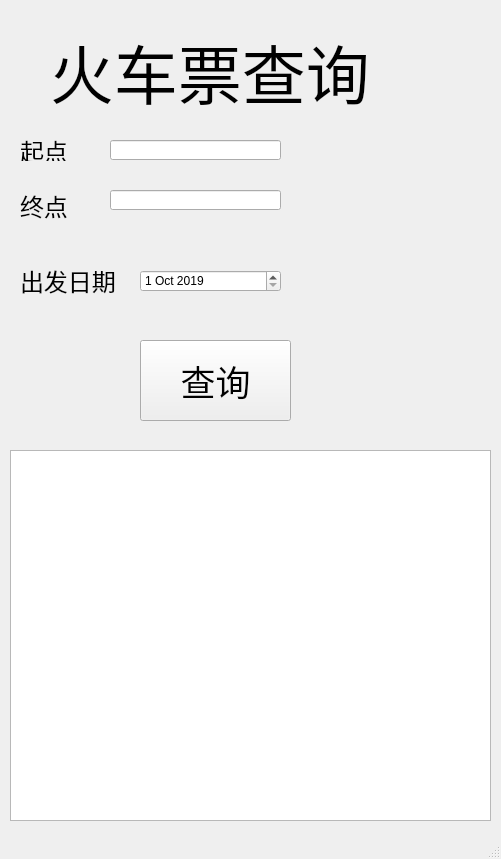
<?xml version="1.0" encoding="UTF-8"?>
<ui version="4.0">
 <class>MainWindow</class>
 <widget class="QMainWindow" name="MainWindow">
  <property name="geometry">
   <rect>
    <x>0</x>
    <y>0</y>
    <width>501</width>
    <height>859</height>
   </rect>
  </property>
  <property name="windowTitle">
   <string>MainWindow</string>
  </property>
  <property name="statusTip">
   <string>OK</string>
  </property>
  <widget class="QWidget" name="centralwidget">
   <widget class="QLabel" name="label">
    <property name="geometry">
     <rect>
      <x>50</x>
      <y>20</y>
      <width>341</width>
      <height>101</height>
     </rect>
    </property>
    <property name="font">
     <font>
      <family>华文隶书</family>
      <pointsize>48</pointsize>
     </font>
    </property>
    <property name="cursor">
     <cursorShape>CrossCursor</cursorShape>
    </property>
    <property name="text">
     <string>火车票查询</string>
    </property>
   </widget>
   <widget class="QLabel" name="label_2">
    <property name="geometry">
     <rect>
      <x>20</x>
      <y>140</y>
      <width>51</width>
      <height>21</height>
     </rect>
    </property>
    <property name="font">
     <font>
      <family>华文细黑</family>
      <pointsize>18</pointsize>
     </font>
    </property>
    <property name="text">
     <string>起点</string>
    </property>
   </widget>
   <widget class="QLineEdit" name="lineEdit">
    <property name="geometry">
     <rect>
      <x>110</x>
      <y>140</y>
      <width>171</width>
      <height>20</height>
     </rect>
    </property>
   </widget>
   <widget class="QLabel" name="label_3">
    <property name="geometry">
     <rect>
      <x>20</x>
      <y>190</y>
      <width>51</width>
      <height>31</height>
     </rect>
    </property>
    <property name="font">
     <font>
      <family>华文细黑</family>
      <pointsize>18</pointsize>
     </font>
    </property>
    <property name="text">
     <string>终点</string>
    </property>
   </widget>
   <widget class="QLineEdit" name="lineEdit_2">
    <property name="geometry">
     <rect>
      <x>110</x>
      <y>190</y>
      <width>171</width>
      <height>20</height>
     </rect>
    </property>
   </widget>
   <widget class="QLabel" name="label_4">
    <property name="geometry">
     <rect>
      <x>20</x>
      <y>260</y>
      <width>101</width>
      <height>41</height>
     </rect>
    </property>
    <property name="font">
     <font>
      <family>华文细黑</family>
      <pointsize>18</pointsize>
     </font>
    </property>
    <property name="text">
     <string>出发日期</string>
    </property>
   </widget>
   <widget class="QDateEdit" name="dateEdit">
    <property name="geometry">
     <rect>
      <x>140</x>
      <y>270</y>
      <width>141</width>
      <height>22</height>
     </rect>
    </property>
    <property name="dateTime">
     <datetime>
      <hour>0</hour>
      <minute>0</minute>
      <second>0</second>
      <year>2019</year>
      <month>10</month>
      <day>1</day>
     </datetime>
    </property>
   </widget>
   <widget class="QPushButton" name="pushButton">
    <property name="geometry">
     <rect>
      <x>140</x>
      <y>340</y>
      <width>151</width>
      <height>81</height>
     </rect>
    </property>
    <property name="font">
     <font>
      <family>华文宋体</family>
      <pointsize>26</pointsize>
     </font>
    </property>
    <property name="text">
     <string>查询</string>
    </property>
   </widget>
   <widget class="QTextEdit" name="textEdit">
    <property name="geometry">
     <rect>
      <x>10</x>
      <y>450</y>
      <width>481</width>
      <height>371</height>
     </rect>
    </property>
   </widget>
  </widget>
  <widget class="QMenuBar" name="menubar">
   <property name="geometry">
    <rect>
     <x>0</x>
     <y>0</y>
     <width>501</width>
     <height>23</height>
    </rect>
   </property>
  </widget>
  <widget class="QStatusBar" name="statusbar"/>
 </widget>
 <resources/>
 <connections/>
</ui>
